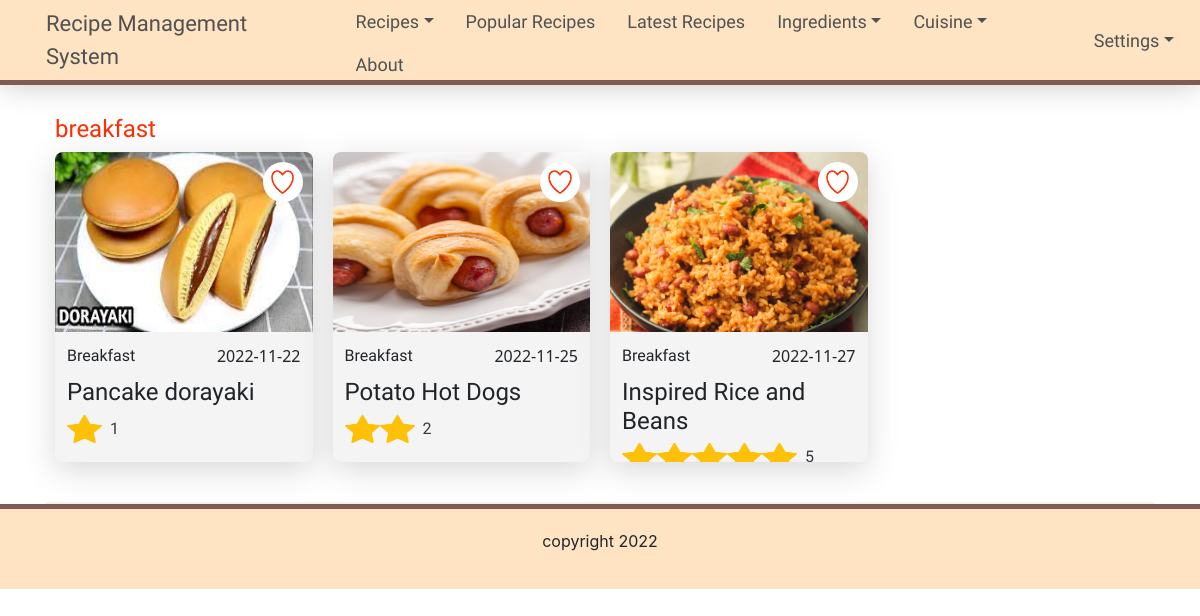
Screenshot of /client/pages/recipes.php?recipe=breakfast with the database file from the repository.
### tables this page shows
CREATE TABLE `recipe_tbl` (
  `recipe_id` int(11) NOT NULL,
  `title` varchar(200) DEFAULT NULL,
  `description` longtext DEFAULT NULL,
  `type` varchar(200) DEFAULT NULL,
  `date_created` date DEFAULT NULL,
  `difficulty_level` varchar(200) DEFAULT NULL,
  `cuisine` varchar(200) DEFAULT NULL,
  `video` varchar(200) DEFAULT NULL,
  `image` varchar(200) DEFAULT NULL,
  `mainIngridients` varchar(200) DEFAULT NULL
);

### client/pages/recipes.php (the view, shortened to what this page needs)
<?php include "../includes/header.php" ?><nav>
    <div class="container">
        <div class="row">
            <div class="nav-container">
                <a class="nav-link" href="../index.php">Recipe Management System</a>
                <ul class="nav">
                    <li class="nav-item dropdown">
                        <a class="nav-link dropdown-toggle" data-toggle="dropdown" href="#" role="button" aria-haspopup="true" aria-expanded="false">Recipes</a>
                    </li>
                    <li class="nav-item">
                        <a class="nav-link" href="popularRecipes.php">Popular Recipes</a>
                    </li>
                    <li class="nav-item">
                        <a class="nav-link" href="latestRecipes.php">Latest Recipes</a>
                    </li>
                    <li class="nav-item">
                        <a class="nav-link dropdown-toggle" data-toggle="dropdown" href="#" role="button" aria-haspopup="true" aria-expanded="false" href="#">Ingredients</a>
                    </li>
                    <li class="nav-item">
                        <a class="nav-link dropdown-toggle" data-toggle="dropdown" href="#" role="button" aria-haspopup="true" aria-expanded="false" href="#">Cuisine</a>
                    </li>
                    <li class="nav-item">
                        <a class="nav-link" href="#">About</a>
                    </li>
                </ul>
                <div class="right-container">
                    <div>
                        <a class="nav-link dropdown-toggle" data-toggle="dropdown" href="#" role="button" aria-haspopup="true" aria-expanded="false" href="#">Settings</a>
                    </div>
                </div>
            </div>
        </div>
    </div>
</nav>
<div class="container">
    <div class="section" id="latest">
        <div class="section-header">
            <h1><?= $_GET['recipe'] ?></h1>
        </div>
        <div class="boxThumbnail">
            <div class="gridContainer">
                <?php include "../connections/config.php" ?>
                <?php
                if (isset($_GET['recipe'])) {
                    $type = $_GET['recipe'];
                    $sql = "SELECT recipe_tbl.`title`, recipe_tbl.`date_created`, recipe_tbl.`cuisine` , recipe_tbl.recipe_id, recipe_tbl.type, recipe_tbl.`description`, comment_tbl.`ratings`, recipe_tbl.`image` FROM recipe_tbl LEFT JOIN comment_tbl ON comment_tbl.`recipe_id` = recipe_tbl.`recipe_id` where recipe_tbl.`type` = '$type' group by recipe_tbl.recipe_id ";
                    $result = $conn->query($sql);
                    if ($result->num_rows > 0) {
                        while ($row = $result->fetch_assoc()) {
                            $sqlRatings = "   SELECT SUM(ratings) as totalRatings, COUNT(comment_id) as ratingID FROM comment_tbl where recipe_id = '$row[recipe_id]' ";
                            $resultRatings = $conn->query($sqlRatings);
                            $rowGlobalRatings = $resultRatings->fetch_assoc();
                ?>
                            <div class="items">
                                <div class="item">
                                    <a href="#">
                                        <div class="badge">
                                            <img src="../../server/assets/images/heart1.png" alt="First slide">
                                        </div>
                                    </a>
                                    <a href="../pages/recipe.php?id=<?= $row['recipe_id'] ?>">
                                        <img class="d-block w-100 image" src="<?= "../../server/uploads/images/$row[image]" ?>" alt="First slide">
                                        <div class="title">
                                            <div class="title-type">
                                                <span><?= $row['type'] ?></span><span class="date"><?= $row['date_created'] ?></span>
                                            </div>
                                            <h4><?= $row['title'] ?></h4>
                                            <div class="d-flex align-items-center">
                                                <?php
                                                if ($rowGlobalRatings['totalRatings'] != 0) { ?>
                                                    <?php for ($ratings = 1; $ratings <= round($rowGlobalRatings['totalRatings']   / $rowGlobalRatings['ratingID']); $ratings++) {
                                                    ?>
                                                        <div style="width: 35px; height: 28px;">
                                                            <img class="d-block w-100 image" src="../../server/uploads/images/star.png " alt="ratings">
                                                        </div>
                                                    <?php     } ?>
                                                    <?php if ($rowGlobalRatings['totalRatings'] != 0) { ?>
                                                        <span class="text-dark pl-2"><?php echo round($rowGlobalRatings['totalRatings']   / $rowGlobalRatings['ratingID'], 1)  ?></span>
                                                    <?php  } else {    ?>
                                                        <span class="text-dark pl-2"></span>
                                                    <?php    }
                                                    ?>
                                                <?php  }
                                                ?>
                                            </div>
                                        </div>
                                    </a>
                                </div>
                            </div>
                <?php  }
                    } else {
                        echo "no records found";
                    }
                }
                ?>
            </div>
        </div>
    </div>
</div>
<?php include "../includes/footer.php" ?>

### client/styles/index.css (style rules this page uses)
html { font-size: 16px; scroll-behavior: smooth; }
.nav-container { width: 100%; height: 80px; display: flex; justify-content: space-between; align-items: center; background-color: bisque; }
.nav-container > a { font-family: "Oleo Script", cursive; color: #515151; font-weight: 500; font-size: 22px; }
nav { background-color: bisque; width: 100%; box-shadow: 0 0 30px #c7c7c7; border-bottom: 5px solid #7e5b53; }
ul { font-family: "Oleo Script", cursive; display: flex; align-items: center; height: 100%; }
ul li { list-style-type: none; }
ul li a { color: #515151; font-weight: 500; font-size: 18px; }
.right-container { display: flex; justify-content: center; align-items: center; height: 100%; }
.right-container a { font-family: "Oleo Script", cursive; color: #515151; font-weight: 500; font-size: 18px; }
.right-container a:first-of-type { margin-right: -20px; }

### client/styles/main.css (style rules this page uses)
.section { padding: 10px; padding-bottom: 40px; margin-top: 20px; position: relative; height: auto; width: 100%; border-bottom: 2px solid rgb(241, 241, 241); }
.section .section-header { display: flex; justify-content: space-between; align-items: center; }
.section h1 { font-family: "Oleo Script", cursive; color: #ff2f01; font-size: 24px; }
.boxThumbnail { position: relative; width: 100%; }
.gridContainer { display: grid; grid-row-gap: 20px; grid-column-gap: 20px; grid-template-columns: repeat(auto-fill, minmax(220px, 1fr)); }
.gridContainer .items { background-color: #f4f4f4; height: 310px; border-radius: 8px; overflow: hidden; box-shadow: 0 8px 30px rgba(97, 97, 97, 0.24); }
.gridContainer .item .badge { display: flex; justify-content: center; align-items: center; z-index: 99; position: absolute; border-radius: 100%; height: 40px; width: 40px; background-color: white; top: 10px; right: 10px; }
.gridContainer .item .badge img { height: 70%; background-position: center; background-size: contain; }
.gridContainer .item h4 { margin-top: 10px; }
.gridContainer .item { position: relative; height: 180px; }
.gridContainer .item a { text-decoration: none; color: #212529; }
.image { background-repeat: no-repeat; background-size: cover; background-position: center; height: 100%; }
.title { padding: 12px; font-family: "Oleo Script", cursive; }
.title .title-type { display: flex; justify-content: space-between; }
.title .title-type .date { font-family: "Segoe UI", Tahoma, Geneva, Verdana, sans-serif; }

### rows the page displays
recipe_tbl: image (picture), type "Breakfast", date_created "2022-11-22", title "Pancake dorayaki", ratingID "1"
recipe_tbl: image (picture), type "Breakfast", date_created "2022-11-25", title "Potato Hot Dogs", ratingID "2"
recipe_tbl: image (picture), type "Breakfast", date_created "2022-11-27", title "Inspired Rice and Beans", ratingID "5"

### other values shown
$_GET['recipe'] "breakfast"
